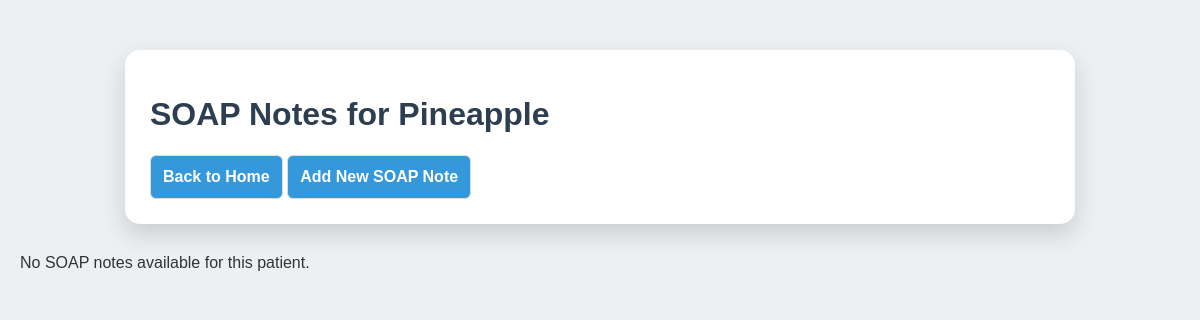
/view_soap.php?patient_id=2, run on an earlier commit of the app's database.
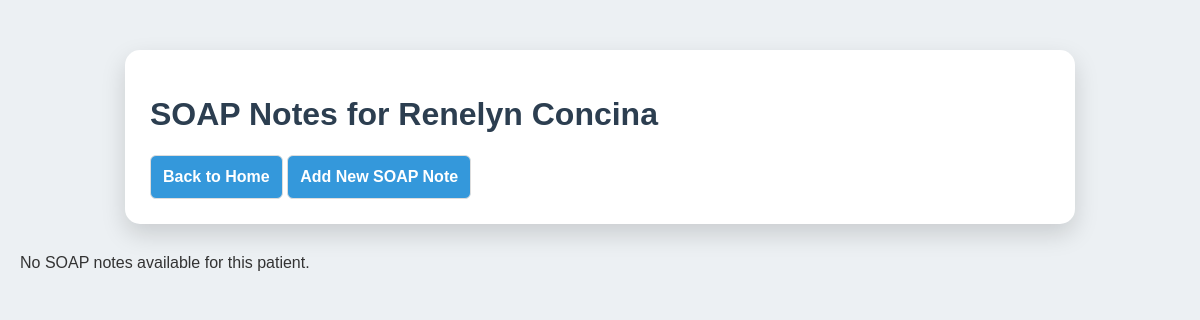
And on a later commit of the database.
### tables this page shows
CREATE TABLE `patients` (
  `id` int NOT NULL,
  `name` varchar(255) NOT NULL,
  `dob` date DEFAULT NULL,
  `gender` enum('male','female') NOT NULL,
  `address` text NOT NULL,
  `phone_primary` varchar(20) NOT NULL,
  `phone_alternate` varchar(20) DEFAULT NULL,
  `email` varchar(255) NOT NULL
);

### view_soap.php (the view, shortened to what this page needs)
<?php
require 'db.php';
try {
    $stmt = $pdo->query("SELECT id, name FROM patients");
    $patients = $stmt->fetchAll(PDO::FETCH_ASSOC);
    $patient_id = isset($_GET['patient_id']) ? (int)$_GET['patient_id'] : null;
    $page = isset($_GET['page']) ? (int)$_GET['page'] : 1;
    $notes_per_page = 10;
    $offset = ($page - 1) * $notes_per_page;
    if ($patient_id) {
        $stmt = $pdo->prepare("SELECT * FROM soap_notes WHERE patient_id = :patient_id ORDER BY created_at DESC LIMIT :offset, :limit");
        $stmt->bindParam(':patient_id', $patient_id, PDO::PARAM_INT);
        $stmt->bindParam(':offset', $offset, PDO::PARAM_INT);
        $stmt->bindParam(':limit', $notes_per_page, PDO::PARAM_INT);
        $stmt->execute();
        $soap_notes = $stmt->fetchAll(PDO::FETCH_ASSOC);
    } else {
        $soap_notes = [];
    }
} catch (PDOException $e) {
    die("Error: " . $e->getMessage());
}
?>
<!DOCTYPE html>
<html lang="en">
<head>
</head>
<body>
    <div class="container">
        <h1>SOAP Notes<?= $patient_id ? " for " . htmlspecialchars($patients[array_search($patient_id, array_column($patients, 'id'))]['name']) : "" ?></h1>
        <button onclick="window.location.href='index.php'">Back to Home</button>
        <?php if ($patient_id): ?>
            <button onclick="window.location.href='add_soap.php?patient_id=<?= htmlspecialchars($patient_id) ?>'">Add New SOAP Note</button>
        <?php endif; ?>
    </div>
    <?php if ($patient_id !== null): ?>
        <?php if (empty($soap_notes)): ?>
            <p>No SOAP notes available for this patient.</p>
        <?php endif; ?>
    <?php endif; ?>
</body>
</html>

### view_soap.php (style rules this page uses)
body { font-family: 'Poppins', sans-serif; background: #ecf0f3; color: #333; margin: 0; padding: 20px; }
h1, h2, h3 { color: #2c3e50; }
.container { max-width: 900px; background: #fff; margin: 30px auto; padding: 25px; border-radius: 15px; box-shadow: 0px 10px 25px rgba(0, 0, 0, 0.15); transition: 0.3s ease-in-out; }
button { background-color: #3498db; color: white; font-size: 1em; font-weight: 600; padding: 10px 15px; border: none; border-radius: 6px; cursor: pointer; }
select, button { padding: 12px; font-size: 1em; border: 1px solid #ddd; border-radius: 6px; }
button { background-color: #3498db; color: white; font-weight: bold; cursor: pointer; transition: background 0.3s ease-in-out; }

What changed in the data, as far as the page shows it:
changed patients: name "Pineapple" → "Renelyn Concina"
